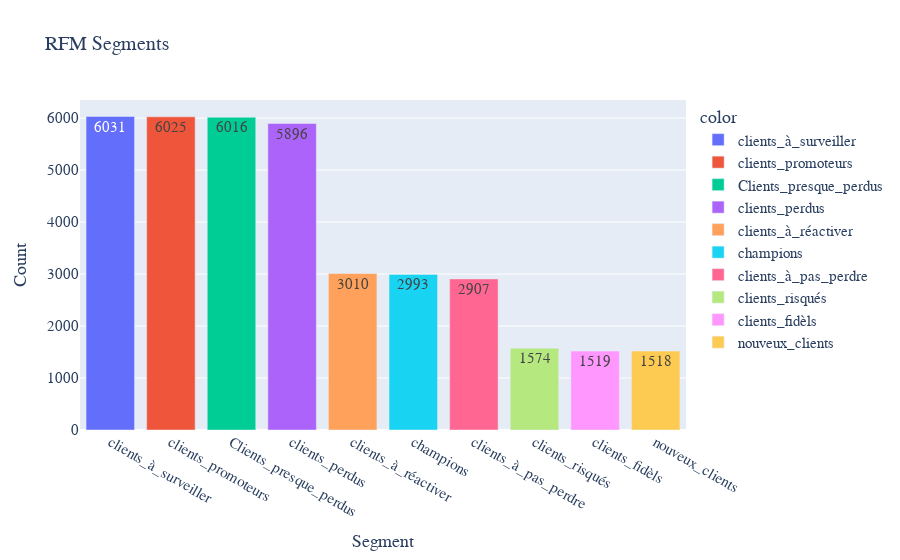

This figure's notebook cell:
### Markdown cell above
La grille RFM illustrée ci-dessus représente une pratique standard adoptée par la plupart des entreprises pour définir leur clientèle. Par la suite, il contribue à la planification stratégique de campagnes ciblées visant à impliquer efficacement chaque segment. En analysant la récence, la fréquence et la valeur monétaire des transactions clients, les organisations obtiennent des informations précieuses qui leur permettent d'adapter leurs initiatives marketing aux préférences et aux besoins de segments de clientèle distincts. Cette approche favorise un engagement et une fidélité accrus des clients, contribuant ainsi au succès global de l'entreprise.

### Code cell
# Obtenez les 10 produits les plus préférés
segments = df_rfm['segment'].value_counts()

# Bar plot
fig = px.bar(x=segments.index,
             y=segments.values,
             color=segments.index,
             text=segments.values,
             title="RFM Segments",
             labels={'x': 'Product', 'y': 'Count'})

# Mettre à jour la mise en page pour une meilleure apparence
fig.update_layout(
    xaxis_title="Segment",
    yaxis_title="Count",
    font=dict(size=15, family="Arial"),
    title_font=dict(size=20, family="Arial")
)

### Figure 1 — Plotly figure (JSON) as saved in the notebook; plotly's stock layout.template omitted (floating-point values rounded to 4 significant figures)
{"data": [{"alignmentgroup": "True", "hovertemplate": "color=clients_à_surveiller<br>Product=%{x}<br>Count=%{y}<br>text=%{text}<extra></extra>", "legendgroup": "clients_à_surveiller", "marker": {"color": "#636efa", "pattern": {"shape": ""}}, "name": "clients_à_surveiller", "offsetgroup": "clients_à_surveiller", "orientation": "v", "showlegend": true, "text": [6031], "textposition": "auto", "type": "bar", "x": ["clients_à_surveiller"], "xaxis": "x", "y": [6031], "yaxis": "y"}, {"alignmentgroup": "True", "hovertemplate": "color=clients_promoteurs<br>Product=%{x}<br>Count=%{y}<br>text=%{text}<extra></extra>", "legendgroup": "clients_promoteurs", "marker": {"color": "#EF553B", "pattern": {"shape": ""}}, "name": "clients_promoteurs", "offsetgroup": "clients_promoteurs", "orientation": "v", "showlegend": true, "text": [6025], "textposition": "auto", "type": "bar", "x": ["clients_promoteurs"], "xaxis": "x", "y": [6025], "yaxis": "y"}, {"alignmentgroup": "True", "hovertemplate": "color=Clients_presque_perdus<br>Product=%{x}<br>Count=%{y}<br>text=%{text}<extra></extra>", "legendgroup": "Clients_presque_perdus", "marker": {"color": "#00cc96", "pattern": {"shape": ""}}, "name": "Clients_presque_perdus", "offsetgroup": "Clients_presque_perdus", "orientation": "v", "showlegend": true, "text": [6016], "textposition": "auto", "type": "bar", "x": ["Clients_presque_perdus"], "xaxis": "x", "y": [6016], "yaxis": "y"}, {"alignmentgroup": "True", "hovertemplate": "color=clients_perdus<br>Product=%{x}<br>Count=%{y}<br>text=%{text}<extra></extra>", "legendgroup": "clients_perdus", "marker": {"color": "#ab63fa", "pattern": {"shape": ""}}, "name": "clients_perdus", "offsetgroup": "clients_perdus", "orientation": "v", "showlegend": true, "text": [5896], "textposition": "auto", "type": "bar", "x": ["clients_perdus"], "xaxis": "x", "y": [5896], "yaxis": "y"}, {"alignmentgroup": "True", "hovertemplate": "color=clients_à_réactiver<br>Product=%{x}<br>Count=%{y}<br>text=%{text}<extra></extra>", "legendgroup": "clients_à_réactiver", "marker": {"color": "#FFA15A", "pattern": {"shape": ""}}, "name": "clients_à_réactiver", "offsetgroup": "clients_à_réactiver", "orientation": "v", "showlegend": true, "text": [3010], "textposition": "auto", "type": "bar", "x": ["clients_à_réactiver"], "xaxis": "x", "y": [3010], "yaxis": "y"}, {"alignmentgroup": "True", "hovertemplate": "color=champions<br>Product=%{x}<br>Count=%{y}<br>text=%{text}<extra></extra>", "legendgroup": "champions", "marker": {"color": "#19d3f3", "pattern": {"shape": ""}}, "name": "champions", "offsetgroup": "champions", "orientation": "v", "showlegend": true, "text": [2993], "textposition": "auto", "type": "bar", "x": ["champions"], "xaxis": "x", "y": [2993], "yaxis": "y"}, {"alignmentgroup": "True", "hovertemplate": "color=clients_à_pas_perdre<br>Product=%{x}<br>Count=%{y}<br>text=%{text}<extra></extra>", "legendgroup": "clients_à_pas_perdre", "marker": {"color": "#FF6692", "pattern": {"shape": ""}}, "name": "clients_à_pas_perdre", "offsetgroup": "clients_à_pas_perdre", "orientation": "v", "showlegend": true, "text": [2907], "textposition": "auto", "type": "bar", "x": ["clients_à_pas_perdre"], "xaxis": "x", "y": [2907], "yaxis": "y"}, {"alignmentgroup": "True", "hovertemplate": "color=clients_risqués<br>Product=%{x}<br>Count=%{y}<br>text=%{text}<extra></extra>", "legendgroup": "clients_risqués", "marker": {"color": "#B6E880", "pattern": {"shape": ""}}, "name": "clients_risqués", "offsetgroup": "clients_risqués", "orientation": "v", "showlegend": true, "text": [1574], "textposition": "auto", "type": "bar", "x": ["clients_risqués"], "xaxis": "x", "y": [1574], "yaxis": "y"}, {"alignmentgroup": "True", "hovertemplate": "color=clients_fidèls<br>Product=%{x}<br>Count=%{y}<br>text=%{text}<extra></extra>", "legendgroup": "clients_fidèls", "marker": {"color": "#FF97FF", "pattern": {"shape": ""}}, "name": "clients_fidèls", "offsetgroup": "clients_fidèls", "orientation": "v", "showlegend": true, "text": [1519], "textposition": "auto", "type": "bar", "x": ["clients_fidèls"], "xaxis": "x", "y": [1519], "yaxis": "y"}, {"alignmentgroup": "True", "hovertemplate": "color=nouveux_clients<br>Product=%{x}<br>Count=%{y}<br>text=%{text}<extra></extra>", "legendgroup": "nouveux_clients", "marker": {"color": "#FECB52", "pattern": {"shape": ""}}, "name": "nouveux_clients", "offsetgroup": "nouveux_clients", "orientation": "v", "showlegend": true, "text": [1518], "textposition": "auto", "type": "bar", "x": ["nouveux_clients"], "xaxis": "x", "y": [1518], "yaxis": "y"}], "layout": {"barmode": "relative", "font": {"family": "Arial", "size": 15}, "legend": {"title": {"text": "color"}, "tracegroupgap": 0}, "title": {"font": {"family": "Arial", "size": 20}, "text": "RFM Segments"}, "xaxis": {"anchor": "y", "domain": [0, 1], "title": {"text": "Segment"}}, "yaxis": {"anchor": "x", "domain": [0, 1], "title": {"text": "Count"}}}}
